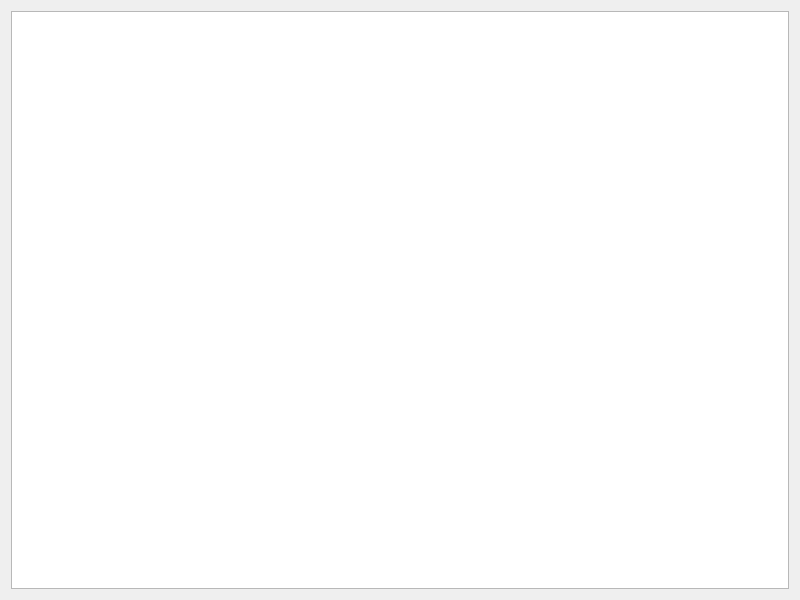
<?xml version="1.0" encoding="UTF-8"?>
<ui version="4.0">
 <class>AttributePeriodicReport</class>
 <widget class="QWidget" name="AttributePeriodicReport">
  <property name="windowModality">
   <enum>Qt::WindowModal</enum>
  </property>
  <property name="geometry">
   <rect>
    <x>0</x>
    <y>0</y>
    <width>800</width>
    <height>600</height>
   </rect>
  </property>
  <property name="windowTitle">
   <string>Category Report</string>
  </property>
  <property name="locale">
   <locale language="English" country="UnitedKingdom"/>
  </property>
  <layout class="QHBoxLayout" name="horizontalLayout" stretch="0">
   <item>
    <widget class="QTableView" name="tableView">
     <property name="sortingEnabled">
      <bool>true</bool>
     </property>
    </widget>
   </item>
  </layout>
  <action name="actionExpand_All_Income">
   <property name="text">
    <string>Expand All</string>
   </property>
  </action>
  <action name="actionExpand_All_Expense">
   <property name="text">
    <string>Expand All</string>
   </property>
  </action>
  <action name="actionCollapse_All_Income">
   <property name="text">
    <string>Collapse All</string>
   </property>
  </action>
  <action name="actionCollapse_All_Expense">
   <property name="text">
    <string>Collapse All</string>
   </property>
  </action>
 </widget>
 <resources/>
 <connections/>
</ui>
